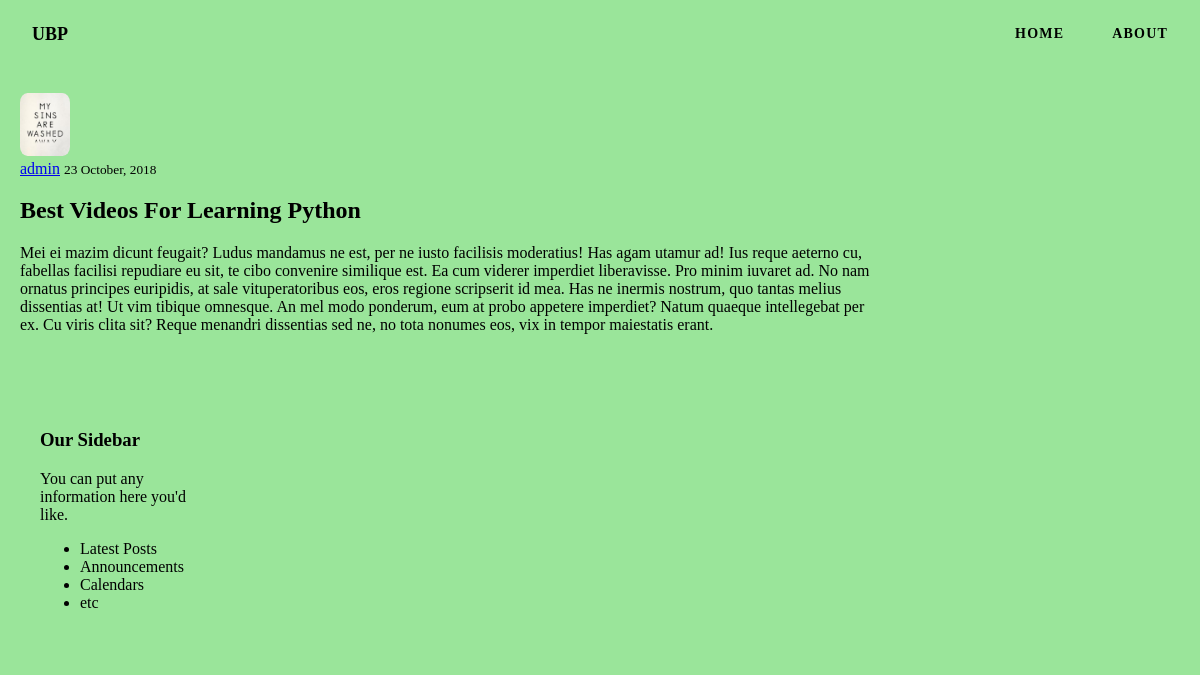
The page /post/26/ on the database its author committed.
### blog/models.py (models this page shows, shortened)
class Post(models.Model):
    title = models.CharField(max_length=100)
    content = models.TextField()
    date_posted = models.DateTimeField(default=timezone.now)
    author = models.ForeignKey(User, on_delete=models.CASCADE)  # on_delete = u slučaju kada se obriše user, obrisati će se i svi njegovi postovi

### users/models.py (models this page shows, shortened)
class Profile(models.Model):
    user = models.OneToOneField(User, on_delete=models.CASCADE)
    image = models.ImageField(default='default.jpg', upload_to='profile_pics')

### blog/views.py (the view)
# urls.py: path('post/<int:pk>/', PostDetailView.as_view(), name='post-detail'),
class PostDetailView(DetailView):
    model = Post

### blog/templates/blog/post_detail.html (shortened to what this page needs)
{% extends "blog/base.html" %}
{% block content %}
    <article class="">
        <img class="user-logo" src="{{ object.author.profile.image.url }}">
        <div class="">
            <div class="">
                <a class="" href="{% url 'user-posts' object.author.username %}">{{ object.author }}</a>
                <small class="">{{ object.date_posted|date:"d F, Y" }}</small>
            </div>
            <h2 class="">{{ object.title }}</h2>
            <p class="">{{ object.content }}</p>
        </div>
    </article>
{% endblock content %}

### blog/static/blog/main.css (style rules this page uses)
* { box-sizing: border-box; }
html { margin: 0; padding: 0; width: 100%; height: 100vh; }
body { margin: 0; padding: 0; width: 100%; height: 100vh; font-family: Poppins; font-weight: 400; background-color: #9ae59a; }
.user-logo { width: 50px; height: auto; border-radius: 15%; }

### rows shown on the page
Post: author.profile.image (picture), author "admin", date_posted "23 October, 2018", title "Best Videos For Learning Python", content "Mei ei mazim dicunt feugait? Ludus mandamus ne est, per ne iusto facilisis moderatius! Has agam utamur ad! Ius reque aeterno cu, fabellas facilisi repudiare eu sit, te cibo convenire similique est. Ea cum viderer imperdiet liberavisse. Pro minim iuvaret ad. No nam ornatus principes euripidis, at sale vituperatoribus eos, eros regione scripserit id mea. Has ne inermis nostrum, quo tantas melius dissentias at! Ut vim tibique omnesque. An mel modo ponderum, eum at probo appetere imperdiet? Natum quaeque intellegebat per ex. Cu viris clita sit? Reque menandri dissentias sed ne, no tota nonumes eos, vix in tempor maiestatis erant."
